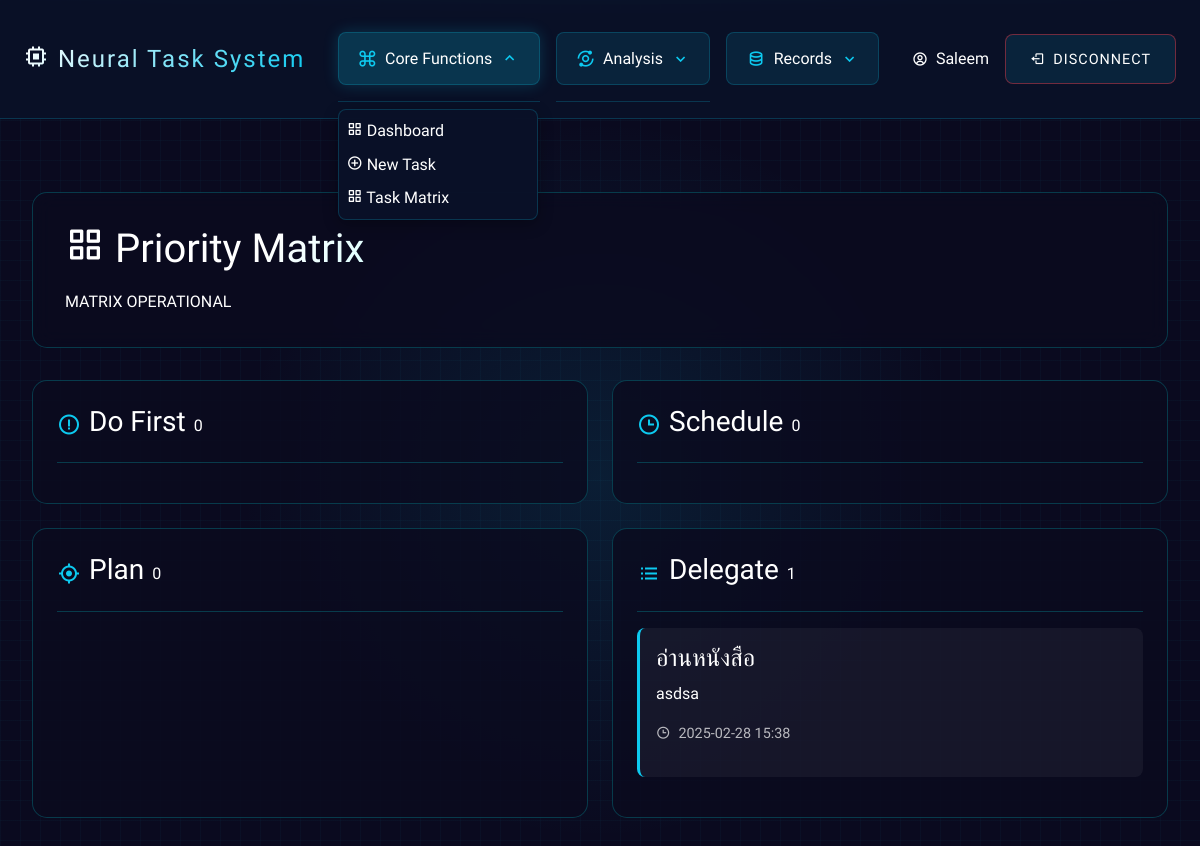
The page /task-matrix (signed in) on the database as committed earlier.
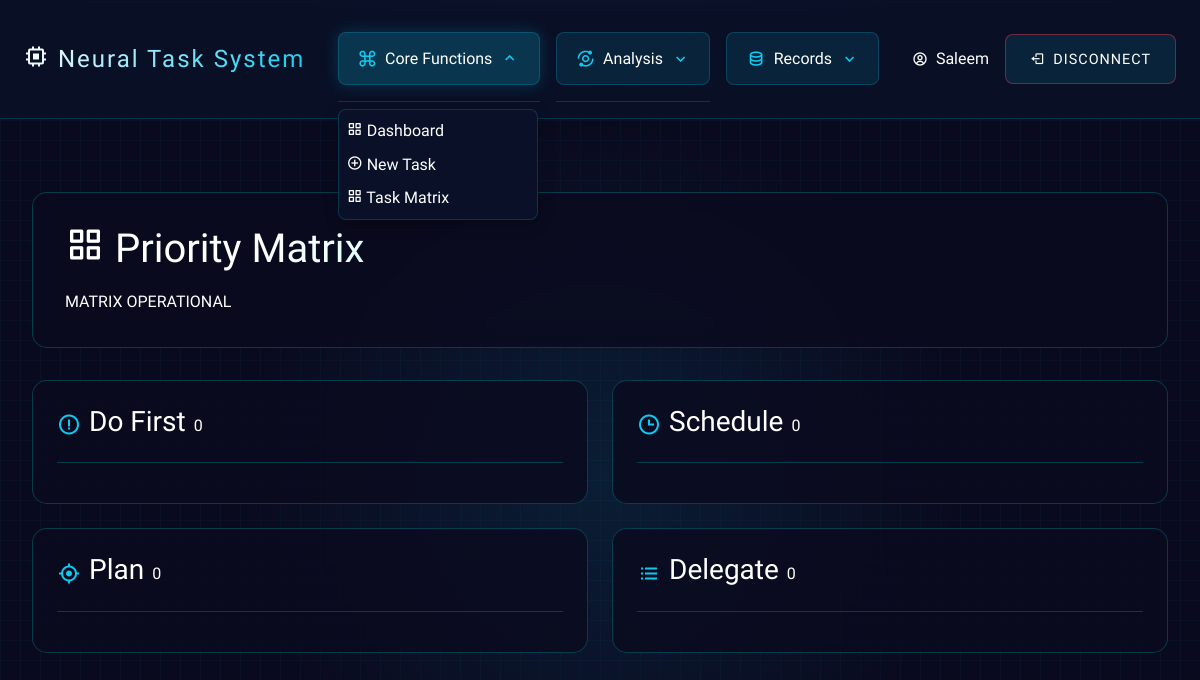
The same page on the database as committed later.
### models.py (models this page shows, shortened)
class Task(db.Model):
    id = db.Column(db.Integer, primary_key=True)
    title = db.Column(db.String(255), nullable=False)
    description = db.Column(db.Text, nullable=True)
    completed = db.Column(db.Boolean, default=False)
    due_date = db.Column(db.DateTime, nullable=True)
    created_at = db.Column(db.DateTime, default=datetime.utcnow)
    completed_at = db.Column(db.DateTime, nullable=True)
    priority = db.Column(db.Integer, default=1)  # ตั้งค่าเริ่มต้นเป็น 1
    user_id = db.Column(db.Integer, db.ForeignKey("user.id"), nullable=False)
    user = db.relationship("User", backref=db.backref("tasks", lazy=True))

### routes.py (the view)
@app_routes.route("/task-matrix")
@login_required
def task_matrix():
    urgent_important = Task.query.filter(
        Task.user_id == current_user.id, Task.priority >= 4, Task.completed == False
    ).all()
    urgent_not_important = Task.query.filter(
        Task.user_id == current_user.id,
        Task.priority <= 3,
        Task.due_date <= datetime.utcnow(),
        Task.completed == False,
    ).all()
    not_urgent_important = Task.query.filter(
        Task.user_id == current_user.id,
        Task.priority >= 4,
        Task.due_date > datetime.utcnow(),
        Task.completed == False,
    ).all()
    not_urgent_not_important = Task.query.filter(
        Task.user_id == current_user.id,
        Task.priority <= 3,
        Task.due_date > datetime.utcnow(),
        Task.completed == False,
    ).all()
    return render_template(
        "task_matrix.html",
        urgent_important=urgent_important,
        urgent_not_important=urgent_not_important,
        not_urgent_important=not_urgent_important,
        not_urgent_not_important=not_urgent_not_important,
    )

### app.py (called while the page is built)
@login_manager.user_loader
def load_user(user_id):
    return User.query.get(int(user_id))

### templates/task_matrix.html (shortened to what this page needs)
{% extends "base.html" %}
{% block content %}
<div class="cyber-interface">
    <div class="neo-container">
        <div class="ai-header mb-4">
            <h1 class="cyber-title">
                <i class='bx bx-grid-alt'></i> Priority Matrix
            </h1>
            <div class="system-info">
                <span class="status-indicator">MATRIX OPERATIONAL</span>
            </div>
        </div>
        <div class="matrix-grid">
            <div class="matrix-quadrant critical">
                <div class="quadrant-header">
                    <i class='bx bx-error-circle'></i>
                    <h3>Do First</h3>
                    <span class="task-count">{{ urgent_important|length }}</span>
                </div>
            </div>
            <div class="matrix-quadrant urgent">
                <div class="quadrant-header">
                    <i class='bx bx-time'></i>
                    <h3>Schedule</h3>
                    <span class="task-count">{{ urgent_not_important|length }}</span>
                </div>
            </div>
            <div class="matrix-quadrant important">
                <div class="quadrant-header">
                    <i class='bx bx-target-lock'></i>
                    <h3>Plan</h3>
                    <span class="task-count">{{ not_urgent_important|length }}</span>
                </div>
            </div>
            <div class="matrix-quadrant normal">
                <div class="quadrant-header">
                    <i class='bx bx-list-ul'></i>
                    <h3>Delegate</h3>
                    <span class="task-count">{{ not_urgent_not_important|length }}</span>
                </div>
                <div class="task-list">
                    {% for task in not_urgent_not_important %}
                    <div class="matrix-task-card">
                        <h4>{{ task.title }}</h4>
                        <p>{{ task.description }}</p>
                        <div class="task-meta">
                            <span class="due-date">
                                <i class='bx bx-time'></i>
                                {{ task.due_date.strftime('%Y-%m-%d %H:%M') }}
                            </span>
                        </div>
                    </div>
                    {% endfor %}
                </div>
            </div>
        </div>
    </div>
</div>
{% endblock %}

Rows that differ between the two databases and show on the page:
no longer on this page (row edited): Task: title "อ่านหนังสือ", description "asdsa", due_date "2025-02-28 15:38"
Other text that changed with them:
{{ not_urgent_not_important|length }}: "1" → "0"
